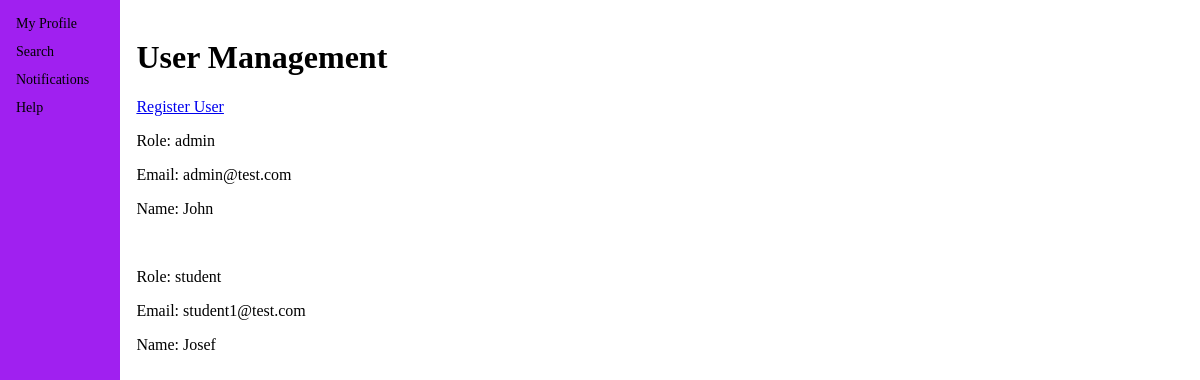
Before: /admin/usermanagement (signed in) with the older database file.
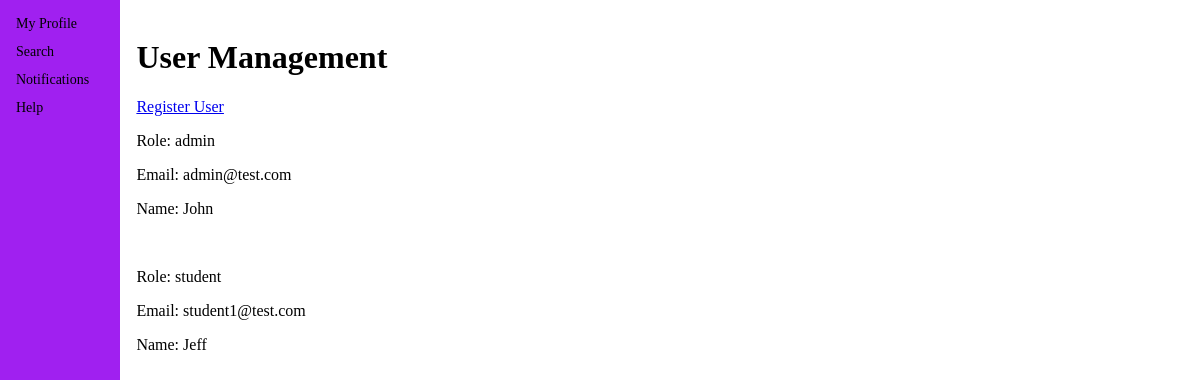
After: the same page with the newer database file.
### app/models.py (models this page shows)
class User(UserMixin, db.Model):
    __tablename__ = 'user'
    id = db.Column(db.Integer, primary_key=True, autoincrement=True)
    userRole = db.Column(db.Integer, db.ForeignKey(Role.roleName), nullable=False)
    userEmail = db.Column(db.String(50), unique=True, nullable=False)
    userPassword = db.Column(db.String(32), nullable=False)
    userName = db.Column(db.String(50), nullable=False)
    userLevel = db.Column(db.Integer, nullable=False)
    avatar_image = db.Column(db.String(100))

### app/admin.py (the view)
@admin.route('/admin/usermanagement')
@login_required
@admin_required
def user_management():
    users = User.query.all()
    print(users)
    return render_template('user_management.html', users=users)

### app/__init__.py (called while the page is built)
def make_app():
    app = Flask(__name__)
    app.config['SECRET_KEY'] = 'secr3!t'
    app.config['SQLALCHEMY_DATABASE_URI'] = 'sqlite:///db.sqlite'
    db.init_app(app)
    login_manager = LoginManager()#Create an instance of the login manager
    login_manager.login_view = 'auth.login'#Tell login manager what view to navigate to
    login_manager.init_app(app)#Initialise with the app
    from .models import User#Import User class/schema
    @login_manager.user_loader
    def load_user(user_id):
        return User.query.get(int(user_id))
    from .auth import auth as auth_blueprint
    app.register_blueprint(auth_blueprint)
    from .main import main as main_blueprint
    app.register_blueprint(main_blueprint)
    from .admin import admin as admin_blueprint
    app.register_blueprint(admin_blueprint)
    return app

### app/admin.py (called while the page is built)
def admin_required(f):
    @wraps(f)
    def wrap(*args, **kwargs):
        if current_user.userRole == "admin":
            return f(*args, **kwargs)
        else:
            flash("You need to be an admin to view this page")
            return redirect(url_for('main.index'))
    return wrap

### app/templates/user_management.html
{% extends "base.html" %}
{%block main%}
<h1>User Management</h1>
<a href="usermanagement/register">Register User</a>
{% for user in users %}
<p>Role: {{user.userRole}}</p>
<p>Email: {{user.userEmail}}</p>
<p>Name: {{user.userName}}</p>
<br>
{% endfor %}
{%endblock%}

Changed rows visible on the page:
changed User "student": userName "Josef" → "Jeff"
